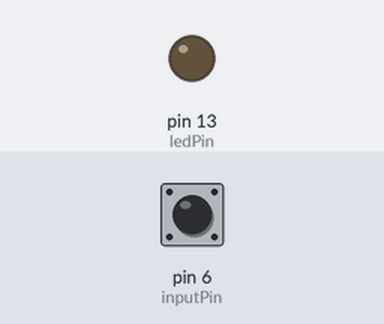
Bench run of a sketch on a simulated Arduino Uno, built with avr-gcc and run on an emulated ATmega328P. Parts: output pins drawn as LEDs (lit = HIGH). Inputs (shaded band) come from the test bench; at power-on: pin 6 (inputPin) HIGH.

Above: at 1.2 s.
1.3 s: pin 6 (inputPin) pulled LOW for 0.15 s
At 1.37 s:
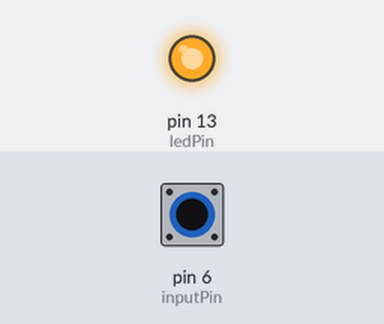
2.9 s: pin 6 (inputPin) pulled LOW for 3.2 s
At 6.7 s:
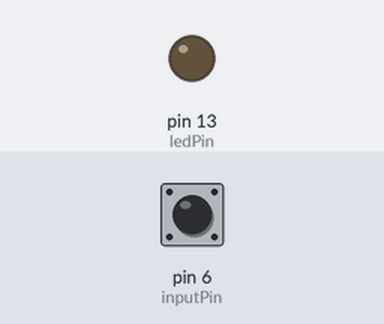
Timing chart, 0 to 8.2 s (numbered marks = the images above; inputs shaded):
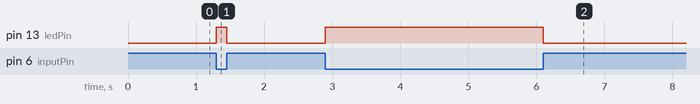

The sketch:

40022016_Lab1B_Task1.ino
```cpp
/*Task 1 for Lab 1B, SOEN 422
Pierre-Alexis Barras
*/
#include <avr/io.h>
const uint8_t ledPin = 13;
const uint8_t inputPin = 6;

void setup() {
    pinMode(inputPin, INPUT_PULLUP);  //set PD6 as input
    pinMode(ledPin, OUTPUT);          //Set onboard LED as output
}

void loop() {
  //Assign led output based on input in value
  digitalWrite(ledPin, (digitalRead(inputPin) == HIGH) ? LOW : HIGH);
}
```

Measured:
- after the input at 1.3 s, pin 13 (ledPin): LOW → HIGH at once, → LOW 0.15 s later
- after the input at 2.9 s, pin 13 (ledPin): LOW → HIGH at once, → LOW 3.2 s later
